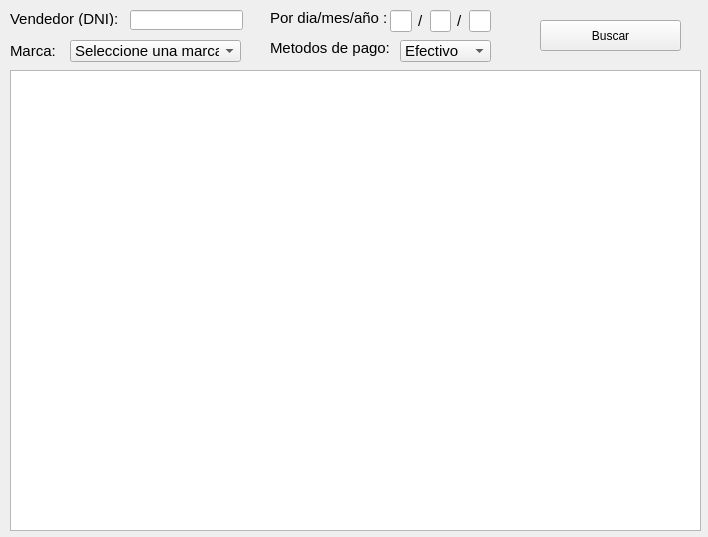
<?xml version="1.0" encoding="UTF-8"?>
<ui version="4.0">
 <class>mostrar_informes_ventas</class>
 <widget class="QWidget" name="mostrar_informes_ventas">
  <property name="enabled">
   <bool>true</bool>
  </property>
  <property name="geometry">
   <rect>
    <x>0</x>
    <y>0</y>
    <width>708</width>
    <height>537</height>
   </rect>
  </property>
  <property name="windowTitle">
   <string>Informes de ventas</string>
  </property>
  <widget class="QTableWidget" name="tabletWidget_informe_ventas">
   <property name="geometry">
    <rect>
     <x>10</x>
     <y>70</y>
     <width>691</width>
     <height>461</height>
    </rect>
   </property>
  </widget>
  <widget class="QLabel" name="label">
   <property name="geometry">
    <rect>
     <x>270</x>
     <y>10</y>
     <width>121</width>
     <height>16</height>
    </rect>
   </property>
   <property name="font">
    <font>
     <pointsize>11</pointsize>
    </font>
   </property>
   <property name="text">
    <string>Por dia/mes/año :</string>
   </property>
  </widget>
  <widget class="QComboBox" name="comboBox_marca">
   <property name="geometry">
    <rect>
     <x>70</x>
     <y>40</y>
     <width>171</width>
     <height>22</height>
    </rect>
   </property>
   <property name="font">
    <font>
     <pointsize>11</pointsize>
    </font>
   </property>
   <item>
    <property name="text">
     <string>Seleccione una marca</string>
    </property>
   </item>
   <item>
    <property name="text">
     <string>Alcatel</string>
    </property>
   </item>
   <item>
    <property name="text">
     <string>Apple</string>
    </property>
   </item>
   <item>
    <property name="text">
     <string>BlackBerry</string>
    </property>
   </item>
   <item>
    <property name="text">
     <string>Google</string>
    </property>
   </item>
   <item>
    <property name="text">
     <string>Huawei</string>
    </property>
   </item>
   <item>
    <property name="text">
     <string>Kodak</string>
    </property>
   </item>
   <item>
    <property name="text">
     <string>LG</string>
    </property>
   </item>
   <item>
    <property name="text">
     <string>Motorola</string>
    </property>
   </item>
   <item>
    <property name="text">
     <string>Nokia</string>
    </property>
   </item>
   <item>
    <property name="text">
     <string>Samsung</string>
    </property>
   </item>
   <item>
    <property name="text">
     <string>Xiaomi</string>
    </property>
   </item>
  </widget>
  <widget class="QLabel" name="label_4">
   <property name="geometry">
    <rect>
     <x>10</x>
     <y>40</y>
     <width>47</width>
     <height>21</height>
    </rect>
   </property>
   <property name="font">
    <font>
     <pointsize>11</pointsize>
    </font>
   </property>
   <property name="text">
    <string>Marca:</string>
   </property>
  </widget>
  <widget class="QLabel" name="label_5">
   <property name="geometry">
    <rect>
     <x>270</x>
     <y>40</y>
     <width>121</width>
     <height>16</height>
    </rect>
   </property>
   <property name="font">
    <font>
     <pointsize>11</pointsize>
    </font>
   </property>
   <property name="text">
    <string>Metodos de pago:</string>
   </property>
  </widget>
  <widget class="QComboBox" name="comboBox_pago">
   <property name="geometry">
    <rect>
     <x>400</x>
     <y>40</y>
     <width>91</width>
     <height>22</height>
    </rect>
   </property>
   <property name="font">
    <font>
     <pointsize>11</pointsize>
    </font>
   </property>
   <item>
    <property name="text">
     <string>Efectivo</string>
    </property>
   </item>
   <item>
    <property name="text">
     <string>Debito</string>
    </property>
   </item>
   <item>
    <property name="text">
     <string>Credito</string>
    </property>
   </item>
  </widget>
  <widget class="QLineEdit" name="lineEdit_vendedor">
   <property name="geometry">
    <rect>
     <x>130</x>
     <y>10</y>
     <width>113</width>
     <height>20</height>
    </rect>
   </property>
  </widget>
  <widget class="QLabel" name="label_6">
   <property name="geometry">
    <rect>
     <x>10</x>
     <y>10</y>
     <width>111</width>
     <height>16</height>
    </rect>
   </property>
   <property name="text">
    <string>&lt;html&gt;&lt;head/&gt;&lt;body&gt;&lt;p&gt;&lt;span style=&quot; font-size:11pt;&quot;&gt;Vendedor (DNI):&lt;/span&gt;&lt;/p&gt;&lt;/body&gt;&lt;/html&gt;</string>
   </property>
  </widget>
  <widget class="QPushButton" name="pushButton_buscar">
   <property name="geometry">
    <rect>
     <x>540</x>
     <y>20</y>
     <width>141</width>
     <height>31</height>
    </rect>
   </property>
   <property name="text">
    <string>Buscar</string>
   </property>
  </widget>
  <widget class="QWidget" name="">
   <property name="geometry">
    <rect>
     <x>390</x>
     <y>10</y>
     <width>101</width>
     <height>22</height>
    </rect>
   </property>
   <layout class="QHBoxLayout" name="horizontalLayout">
    <item>
     <widget class="QLineEdit" name="lineEdit_dia"/>
    </item>
    <item>
     <widget class="QLabel" name="label_2">
      <property name="font">
       <font>
        <pointsize>11</pointsize>
       </font>
      </property>
      <property name="text">
       <string>/</string>
      </property>
     </widget>
    </item>
    <item>
     <widget class="QLineEdit" name="lineEdit_mes"/>
    </item>
    <item>
     <widget class="QLabel" name="label_3">
      <property name="font">
       <font>
        <pointsize>11</pointsize>
       </font>
      </property>
      <property name="text">
       <string>/</string>
      </property>
     </widget>
    </item>
    <item>
     <widget class="QLineEdit" name="lineEdit_anio"/>
    </item>
   </layout>
  </widget>
 </widget>
 <resources/>
 <connections/>
</ui>
